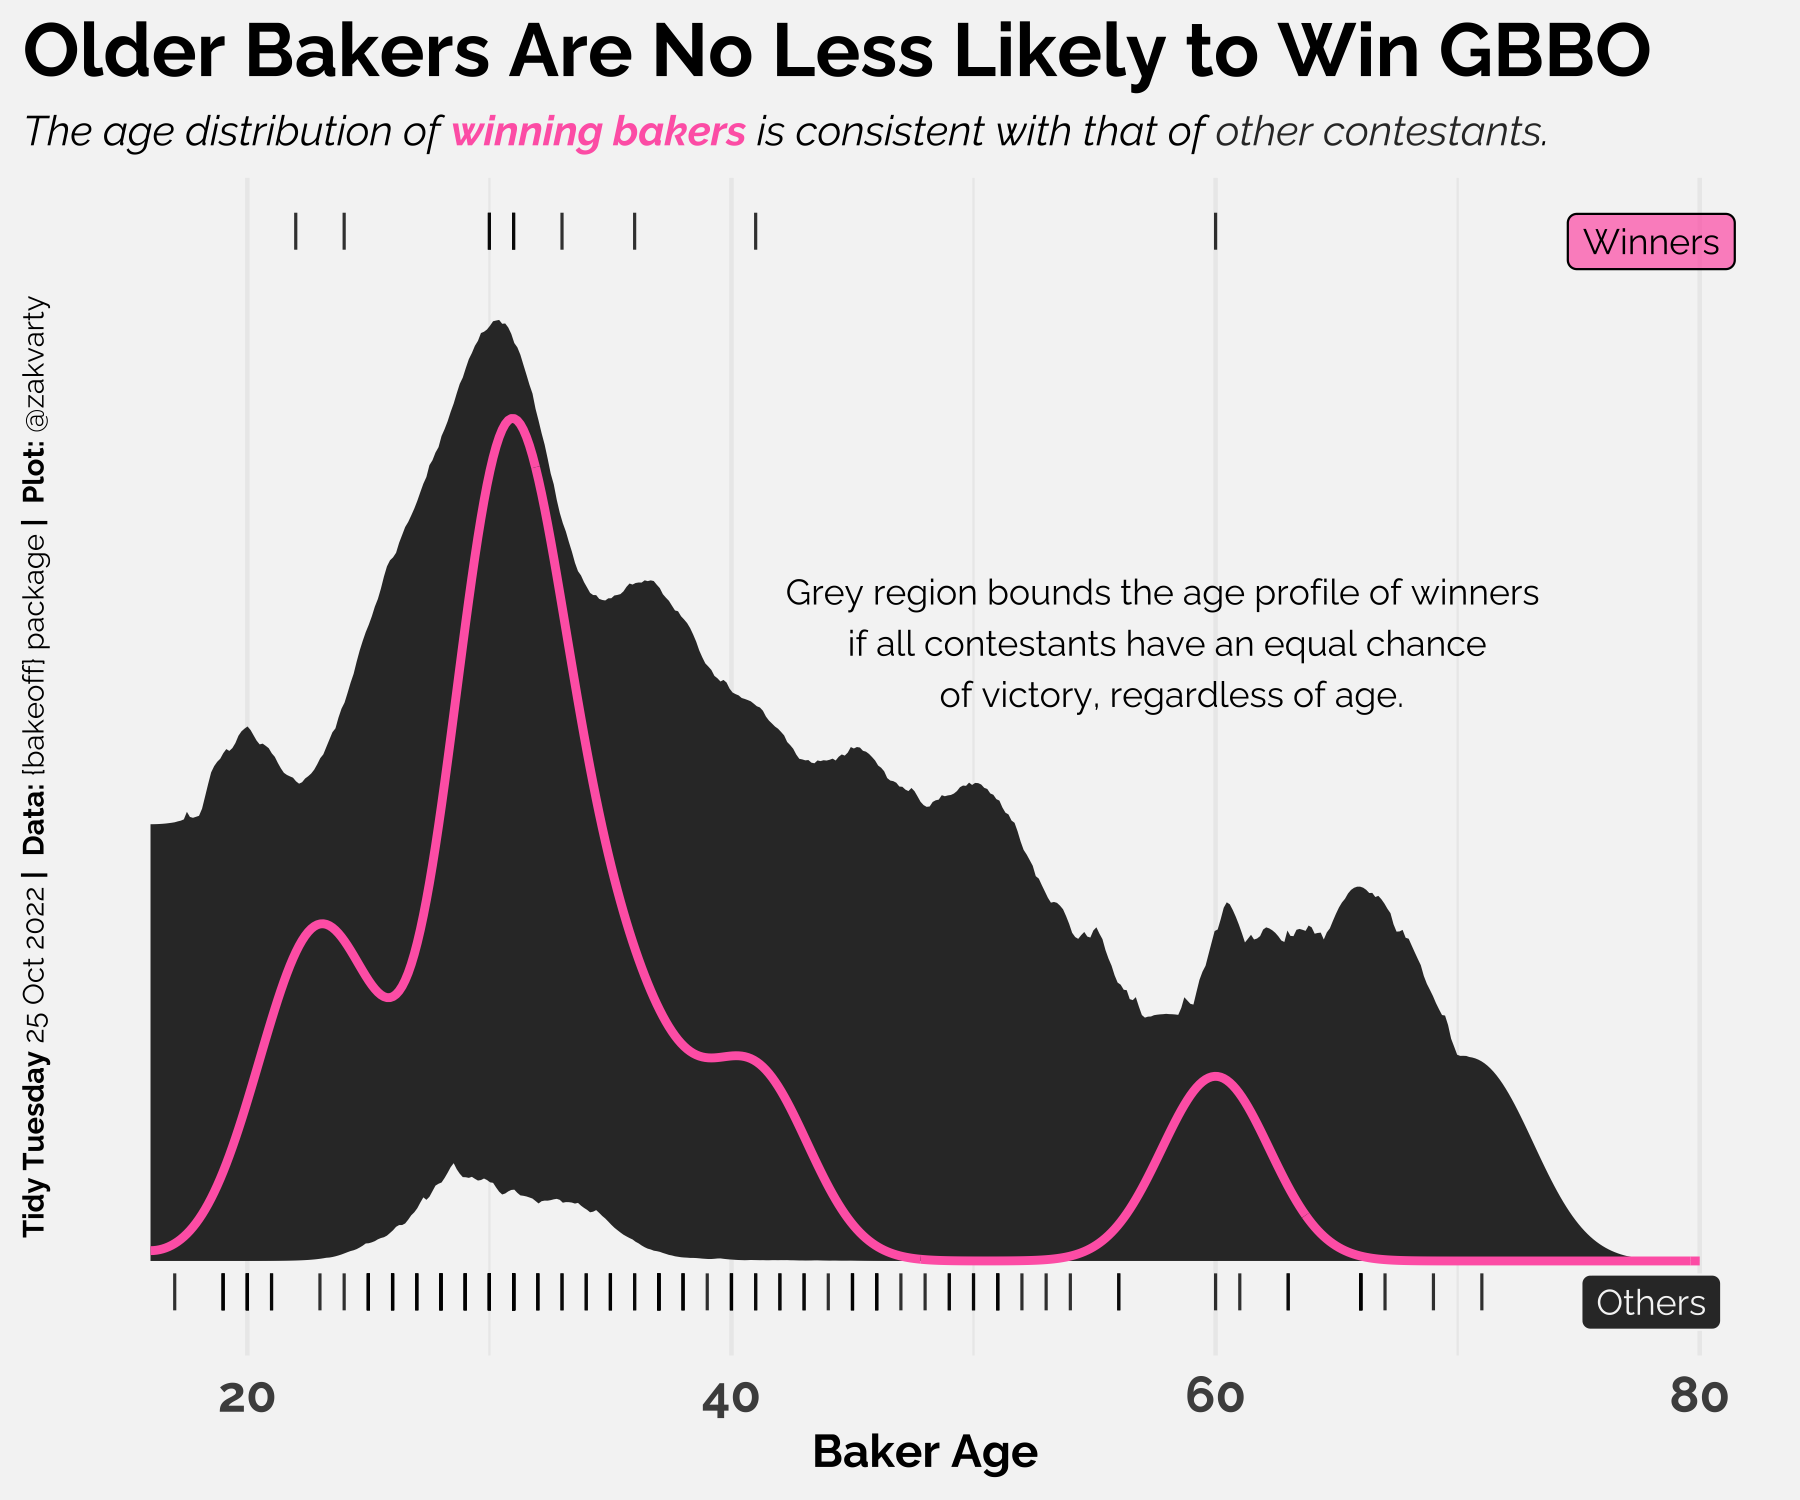

Generate this figure with R:
# Load libraries
library(tidyverse)
library(showtext)
library(ggtext)

# Load Data
bakers <- readr::read_csv('https://raw.githubusercontent.com/rfordatascience/tidytuesday/master/data/2022/2022-10-25/bakers.csv')

# Load Fonts
font_add_google(name = "Raleway", family = "raleway")
showtext_auto()

# Set hyper-paramters
N_SIMS <- 10000
N_EVAL_PTS <- 512

# Helper function
kde_left_reflect <- function(x, min, max, n_eval_pts, bw){
  eval_pts <- seq(min, max, length.out = n_eval_pts)
  x_aug <- c(x, 2 * min - x)

  distance_mat <- outer(eval_pts, x_aug, "-")
  contributions <- dnorm(distance_mat, mean = 0, sd = bw)
  values <- rowSums(contributions)

  return(values)
}

# Data Preparation

bakers_ages <- bakers$age
winners_ages <- bakers$age[bakers$series_winner == 1]
bandwidth <- density(winners_ages, from = 16, to = 80)$bw

obs_intensity <- kde_left_reflect(
  x = winners_ages,
  min = 16,
  max = 80,
  n_eval_pts = N_EVAL_PTS,
  bw = bandwidth)

sim_intensity_mat <- matrix(NA_real_, nrow = N_SIMS, ncol = N_EVAL_PTS)

for (i in 1:N_SIMS) {
  random_winner_ages <- sample(bakers_ages, 10, replace = TRUE)
  temp_intensity <- kde_left_reflect(
    x = random_winner_ages,
    min = 16,
    max = 80,
    n_eval_pts = 512,
    bw = bandwidth
  )
  sim_intensity_mat[i,] <- temp_intensity
}

# Rough version of plot in base R
plot(y = bakers$series_winner, x = bakers$age, xlim = c(16,80))
lines(x = seq(16,80, length.out = 512), y = obs_intensity)
intervals <- apply(sim_intensity_mat, 2, quantile, probs = c(0.025,0.975))
lines(x = seq(16, 80, length.out = 512), y = intervals[2,])
lines(x = seq(16, 80, length.out = 512), y = intervals[1,])

contestants <- tibble(
  age = bakers_ages,
  is_winner = bakers$series_winner
)

intensities <- tibble(
  age = seq(16,80, length.out = N_EVAL_PTS),
  observed = obs_intensity,
  lcb = intervals[1,],
  ucb = intervals[2,]
)

## Creating ggplot ----

# custom colours
bg_colour <- "#F5F5F5"
custom_pink <- "#FF69B4"
custom_pink_light <- rgb(1,0.4,0.7,0.7)
custom_grey <- "#323232"

# strings
title_text <- "Older Bakers Are No Less Likely to Win GBBO"
subtitle_text <- "The age distribution of <span style='color:#FF69B4 font-weight:bold'><b>winning bakers</b></span> is consistent with that of <span style='color:#323232' font-weight:bold>other contestants</span>."
explainer_text <- "Grey region bounds the age profile of winners \n if all contestants have an equal chance \n of victory, regardless of age."
credit_text <- "__Tidy Tuesday__ 25 Oct 2022  __|__ __Data:__ {bakeoff} package __|__ __Plot:__  @zakvarty"

# Plot theme
theme_bakeoff <- theme(
  text = element_text(family = 'raleway', face = "bold"),
  panel.grid.major.y = element_blank(),
  panel.grid.minor.y = element_blank(),
  axis.text.x = element_text(size = 12),
  axis.text.y = element_blank(),
  axis.title.y = element_markdown(face = "plain", size = 7),
  plot.title.position = 'plot',
  plot.caption.position = "plot",
  plot.title = element_text(hjust = 0, size = 18),
  plot.subtitle = element_markdown(size = 10, face = "italic"),
  plot.background = element_rect(fill = bg_colour, colour = bg_colour),
  panel.background = element_rect(fill = bg_colour, colour = bg_colour)
)


p <- ggplot(mapping = aes(x = age)) +
  geom_ribbon(data = intensities, mapping = aes(ymin = lcb, ymax = ucb)) +
  geom_line(data = intensities,
            mapping = aes(
              y = observed),
              col = custom_pink,
              lwd = 1) +
  geom_point(data = contestants,
             mapping = aes(
               x = age,
               y = 1.03 * is_winner - 0.03),
             col = rgb(0,0,0,0.8),
             pch = "|",
             cex = 3) +
  geom_label(
    aes(label = "Winners", x = 78, y = 0.99),
    size = 3,
    fill = custom_pink_light,
    family = "raleway") +
  geom_label(
    aes(label = "Others", x = 78, y = -0.04),
    size = 3,
    fill = custom_grey,
    colour = bg_colour,
    family = "raleway") +
  geom_text(
    aes(label = explainer_text, x = 58, y = 0.6),
    size = 3,
    family = "raleway") +
  labs(
    title = title_text,
    subtitle = subtitle_text,
    x = "Baker Age",
    y = credit_text) +
  theme_minimal() +
  theme_bakeoff

# Save plot
ggsave(
  filename = "2022-10-25-bake-off.png",
  plot = p,
  device = png,
  width = 6,
  height = 5,
  units = "in",
  dpi = 300)
